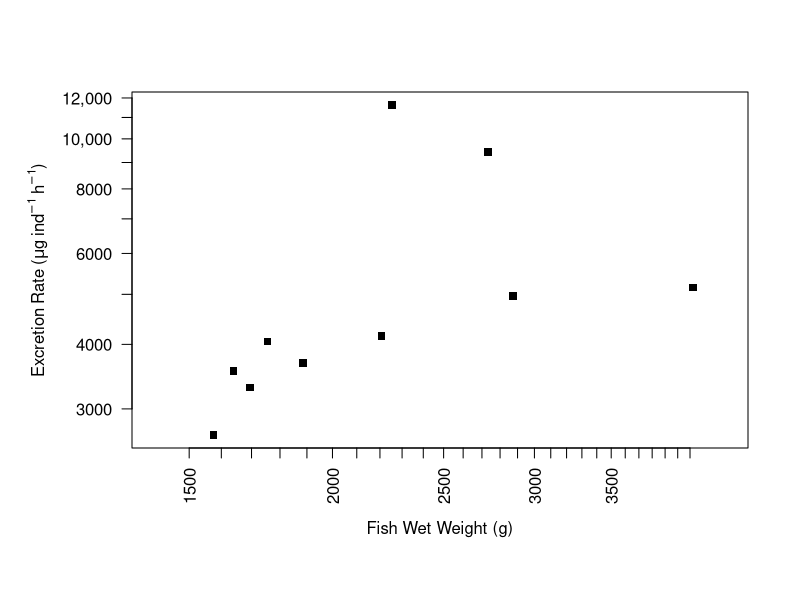

Source code (R):
#Bigmouth Buffalo Excretion
library(tidyverse)
excrete_data = read.csv("bmb_excretion.csv")

#================================================
#microgram calculation (for the limnologists)
excrete = excrete_data %>%
        mutate(hours = duration_minutes/60) %>%
  select(-srp_pre, - srp_post, -E_C, -pre, -post)

ref = excrete %>%
  filter(type=="reference")

excrete = excrete %>%
  filter(!type=="reference")

tub_vol = 40
nhx_pre = 2.4

#Excretion rate per individual - mass
excrete$excretion_ind = 
  ((excrete$nhx_post - nhx_pre) * tub_vol)/excrete$hours

#Excretion rate per unit wet mass - mass
excrete$excretion_massSpecific = 
  ((excrete$nhx_post - nhx_pre) * tub_vol)/excrete$weight / excrete$hours

#==================================================
# Pond calculations
pond_vol = 450000 #liters
pond_area = 550 #square meters
harvest_density = 150 #kg/ha
ambient_density = 450 #kg/ha

fish_mass_harvest_g = (harvest_density * pond_area) / 10
fish_mass_ambient_g = (ambient_density * pond_area) / 10

#Pond-Level excretion rate (ug/L/d)
harvest_pond_excretion = 
  (mean(excrete$excretion_massSpecific) * fish_mass_harvest_g * 24) / pond_vol

# harvest_pond_excretion_sd = 
#   ((mean(excreteg$excretion_mass) + sd(excreteg$excretion_mass)) * fish_mass_harvest_g * 24) / pond_vol

ambient_pond_excretion = 
  (mean(excrete$excretion_massSpecific) * fish_mass_ambient_g * 24) / pond_vol
# ambient_pond_excretion_sd = 
#   ((mean(excreteg$excretion_mass) + sd(excreteg$excretion_mass)) * fish_mass_ambient_g * 24) / pond_vol




par(omi = c(0.5,0.5,0.1,0.1))
plot(log10(excrete$excretion_ind) ~ log10(excrete$weight), 
     xlim = c(log10(1400), log10(4400)), pch = 15,
     xaxt = "n", yaxt = "n",
     xlab = "", ylab = "")
mtext(side = 1, line = 3.5, "Fish Wet Weight (g)")
mtext(side = 2, line = 4, expression(Excretion~Rate~"("*mu*g~ind^-1~h^-1*")"))
axis(side = 1, 
     at = c(log10(1500), log10(1600), log10(1700), log10(1800), log10(1900),
            log10(2000), log10(2100), log10(2200), log10(2300), log10(2400),
            log10(2500), log10(2600), log10(2700), log10(2800), log10(2900),
            log10(3000), log10(3100), log10(3200), log10(3300), log10(3400),
            log10(3500), log10(3600), log10(3700), log10(3800), log10(3900),
            log10(4000), log10(4100)),
     labels = c("1500", "", "", "", "",
                "2000", "", "", "", "",
                "2500", "", "", "", "",
                "3000", "", "", "", "",
                "3500", "", "", "", "",
                "4000", ""), las = 2)
axis(side = 2, 
     at = c(log10(3000), log10(4000), log10(5000),
            log10(6000), log10(7000), log10(8000), log10(9000), log10(10000),
            log10(11000), log10(12000)),
     labels = c("3000", "4000", "","6000", "", "8000",
                "","10,000","","12,000"), las = 2)
